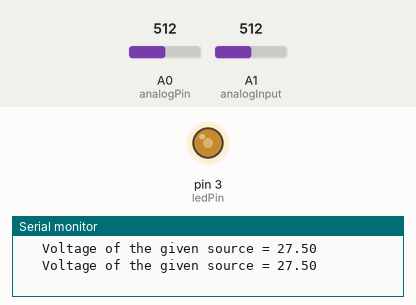
This sketch was run on a simulated Arduino Uno, built with avr-gcc and run on an emulated ATmega328P. On the bench: output pins drawn as LEDs (lit = HIGH), the last lines printed to the serial monitor. The inputs (shaded band) are chosen by the test bench; at power-on: A0 (analogPin) = 512, A1 (analogInput) = 512.

Above: at 1.8 s.
1.9 s: A0 (analogPin) set to 716
At 3.1 s:
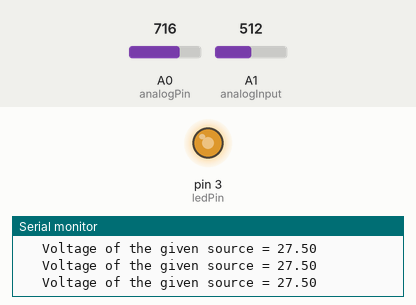
3.5 s: A0 (analogPin) set to 900
At 4.7 s:
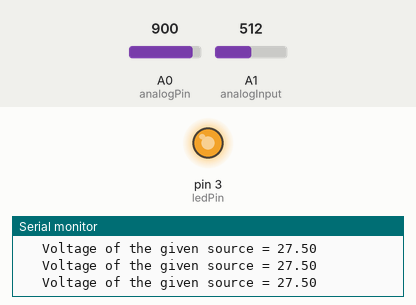
5.5 s: A0 (analogPin) set to 122
At 6.3 s:
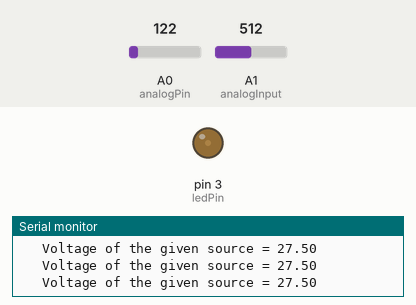
7.5 s: A0 (analogPin) set to 0
At 9.1 s:
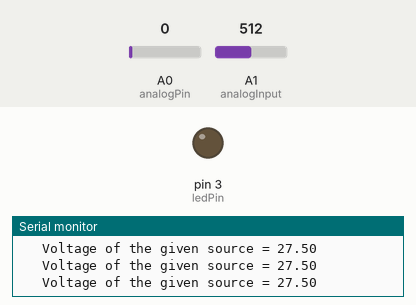
Timing chart, 0 to 10.5 s (numbered marks = the images above; inputs shaded):
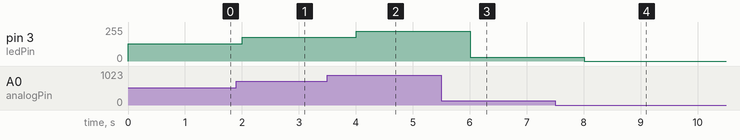

The sketch:

sketch_nov16a.ino
```cpp
int ledPin = 3;      // LED connected to digital pin 9
int analogPin = A0;   // potentiometer connected to analog pin 3
int val1 = 0;         // variable to store the read value
//multimeter
int analogInput = A1;
float Vout = 0.00;
float Vin = 0.00;
float R1 = 100000.00; // resistance of R1 (100K)
float R2 = 10000.00; // resistance of R2 (10K)
int val = 0;


void setup() {
  pinMode(ledPin, OUTPUT);  // sets the pin as output
  // Multimeter
   pinMode(analogInput, INPUT); //assigning the input port
   Serial.begin(9600); //BaudRate
}

void loop() {
  val1 = analogRead(analogPin);  // read the input pin
  analogWrite(ledPin, val1 / 4); // analogRead values go from 0 to 1023, analogWrite values from 0 to 255

  //Multimeter
  val = analogRead(analogInput);//reads the analog input
   Vout = (val * 5.00) / 1024.00; // formula for calculating voltage out i.e. V+, here 5.00
   Vin = Vout / (R2/(R1+R2)); // formula for calculating voltage in i.e. GND
   if (Vin<0.09)//condition
   {
     Vin=0.00;//statement to quash undesired reading !
  }
Serial.print("\t Voltage of the given source = ");
Serial.println(Vin);
delay(1000); //for maintaining the speed of the output in serial moniter

}
```

Measured:
- after the input at 1.9 s, pin 3 (ledPin): 128/255 → 179/255 after 0.10 s
- after the input at 3.5 s, pin 3 (ledPin): 179/255 → 225/255 after 0.50 s
- after the input at 5.5 s, pin 3 (ledPin): 225/255 → 30/255 after 0.51 s
- after the input at 7.5 s, pin 3 (ledPin): 30/255 → 0/255 after 0.51 s
